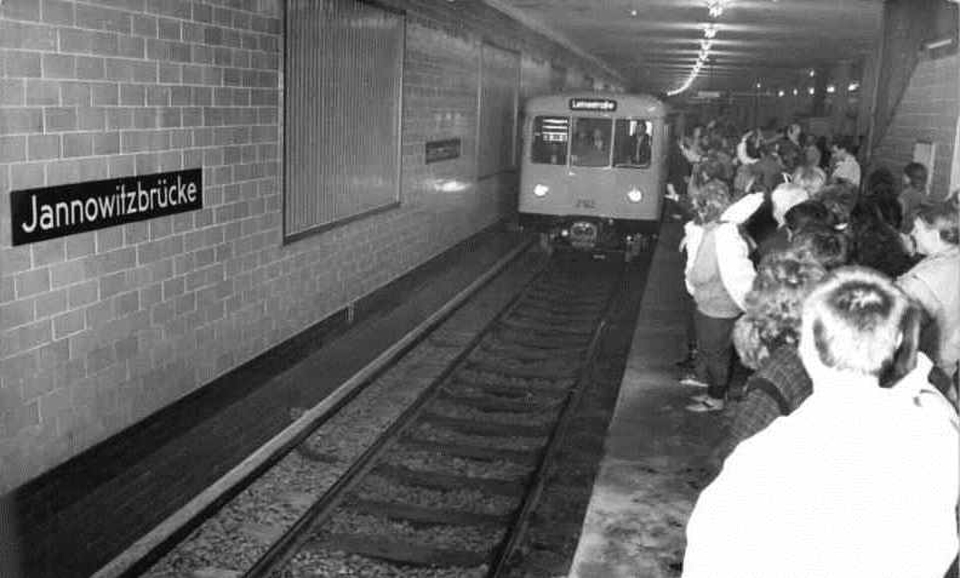
#> input picture germany_shorts/longform/episodes/01_ghost_stations/assets/c01.jpg, 1920 x 1156 px, given in place of big_escape_rare_0.3.png, which was not available (shown at 1/2 size)
$ python thumbs_ghost_v3.py
#> lines starting #> are read from the running program, lines starting #| are printed output that depends on the picture; after the words box and inside, x2 and y2 are one past the last pixel; in counts of white or black regions, pixels touching at a corner belong together; pictures that were not available may be replaced by others from this repository, and a replacement may not be noted
# A/B thumbnail variants (b: provocative red markup on a 3D frame, c: edited archive photo).
# usage: python3 thumbs_ab.py <scratch dir with bg1b.png bg2b.png> <out dir>
import sys, math
from PIL import Image, ImageDraw, ImageFont, ImageFilter, ImageOps, ImageEnhance

EP = "/home/user/YTP1/germany_shorts/longform/episodes"
FONT = "/home/user/YTP1/germany_shorts/fonts/YouTubeSans-Black.otf"
W, H = 1280, 720
CREAM, AMBER, RED = (245, 240, 230), (255, 166, 77), (235, 30, 35)
F = lambda s: ImageFont.truetype(FONT, s)

def fit(im):
    im = ImageOps.fit(im.convert("RGB"), (W, H), Image.LANCZOS, centering=(0.5, 0.5)); return im

def shade(im, box, alpha, horizontal=None):
    """dark gradient over part of the frame; horizontal='l'|'r'|'t'|'b' fades toward the inside"""
    m = Image.new("L", (W, H), 0); d = ImageDraw.Draw(m)
    x0, y0, x1, y1 = box
    for i in range(256):
        t = i / 255
        if horizontal == "l": d.line([(x0 + (x1 - x0) * t, y0), (x0 + (x1 - x0) * t, y1)], fill=int(alpha * (1 - t)), width=math.ceil((x1 - x0) / 255) + 1)
        if horizontal == "r": d.line([(x1 - (x1 - x0) * t, y0), (x1 - (x1 - x0) * t, y1)], fill=int(alpha * (1 - t)), width=math.ceil((x1 - x0) / 255) + 1)
        if horizontal == "t": d.line([(x0, y0 + (y1 - y0) * t), (x1, y0 + (y1 - y0) * t)], fill=int(alpha * (1 - t)), width=math.ceil((y1 - y0) / 255) + 1)
        if horizontal == "b": d.line([(x0, y1 - (y1 - y0) * t), (x1, y1 - (y1 - y0) * t)], fill=int(alpha * (1 - t)), width=math.ceil((y1 - y0) / 255) + 1)
    return Image.composite(Image.new("RGB", (W, H), (0, 0, 0)), im, m)

def text(d, xy, s, size, fill, anchor="la", stroke=0, sf=(0, 0, 0)):
    d.text(xy, s, font=F(size), fill=fill, anchor=anchor, stroke_width=stroke, stroke_fill=sf)

def glow_layer(im, draw_fn, blur=10, strength=0.9):
    """draw shapes, add a soft dark halo under them so red reads on any background"""
    halo = Image.new("L", (W, H), 0); draw_fn(ImageDraw.Draw(halo), 255, extra=8)
    halo = halo.filter(ImageFilter.GaussianBlur(blur)).point(lambda v: int(v * strength))
    im = Image.composite(Image.new("RGB", (W, H), (0, 0, 0)), im, halo)
    draw_fn(ImageDraw.Draw(im), RED, extra=0); return im

def ring(cx, cy, rx, ry, w=11):
    def fn(d, col, extra=0):
        d.ellipse([cx - rx, cy - ry, cx + rx, cy + ry], outline=col, width=w + extra)
    return fn

def arrow(x0, y0, x1, y1, w=16, head=46):
    def fn(d, col, extra=0):
        a = math.atan2(y1 - y0, x1 - x0)
        bx, by = x1 - head * 0.8 * math.cos(a), y1 - head * 0.8 * math.sin(a)
        # slight curve: quadratic through a lifted midpoint
        mx, my = (x0 + bx) / 2 - math.sin(a) * 40, (y0 + by) / 2 + math.cos(a) * -40
        pts = [((1 - t) ** 2 * x0 + 2 * (1 - t) * t * mx + t * t * bx, (1 - t) ** 2 * y0 + 2 * (1 - t) * t * my + t * t * by) for t in [i / 40 for i in range(41)]]
        d.line(pts, fill=col, width=w + extra, joint="curve")
        a2 = math.atan2(by - pts[-4][1], bx - pts[-4][0])
        p = [(x1 + extra * math.cos(a2), y1 + extra * math.sin(a2))]
        for s in (-1, 1): p.append((x1 - (head + extra) * math.cos(a2 + s * 0.5), y1 - (head + extra) * math.sin(a2 + s * 0.5)))
        d.polygon(p, fill=col)
    return fn

def label(im, xy, s, size=34, anchor="la"):
    d = ImageDraw.Draw(im); f = F(size)
    l, t, r, b = d.textbbox(xy, s, font=f, anchor=anchor)
    d.rectangle([l - 12, t - 8, r + 12, b + 8], fill=RED); d.text(xy, s, font=f, fill=(255, 255, 255), anchor=anchor)

# ---- 1b: ghost station, train passing an armed guard

from PIL import ImageEnhance
O="/tmp/claude-0/th/out/"
def boost(im,b=1.25,c=1.15): return ImageEnhance.Contrast(ImageEnhance.Brightness(im).enhance(b)).enhance(c)
# A: 3D ghost platform, text at the bottom
im=boost(fit(Image.open("/tmp/claude-0/th/big_escape_rare_0.3.png")),1.45,1.2)
im=shade(im,(0,H-320,W,H),235,"b")
#> in shade, `m = Image.new('L', (W, H), 0)`: m: PIL image 1280x720 L; every value is 0
d=ImageDraw.Draw(im)
text(d,(W//2,H-300),"SEALED",160,AMBER,"ma",10)
text(d,(W//2,H-120),"FOR 28 YEARS",64,CREAM,"ma",7)
im.save(O+"2a.jpg",quality=92)
# B: provocative, train blasting through
im=boost(fit(Image.open("/tmp/claude-0/th/big_intro_passby_0.3.png")),1.1,1.15)
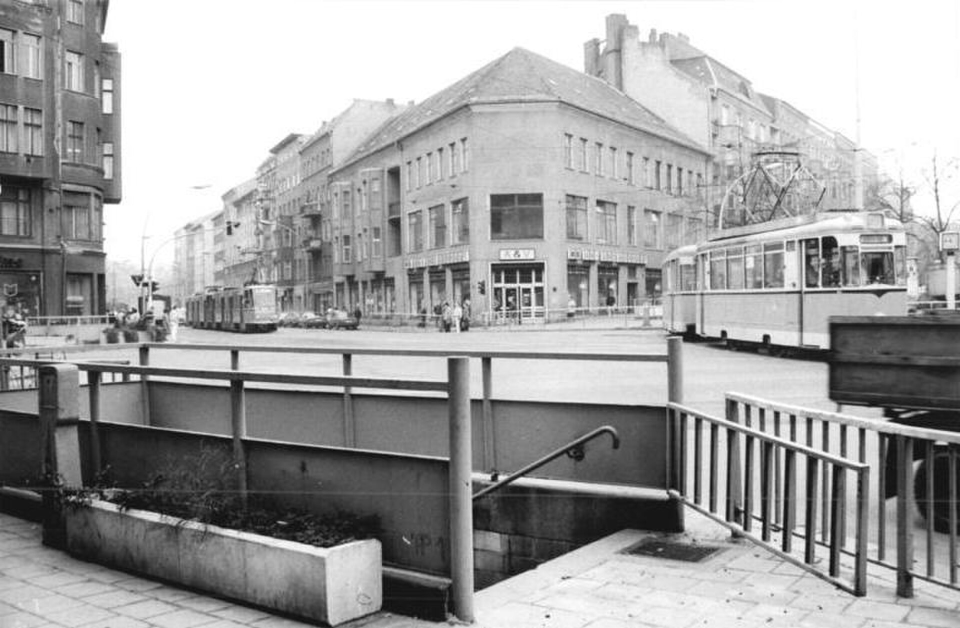
#> input picture germany_shorts/longform/episodes/01_ghost_stations/assets/c02.jpg, 1920 x 1256 px, given in place of big_intro_passby_0.3.png, which was not available (shown at 1/2 size)
im=shade(im,(0,0,W,260),210,"t")
d=ImageDraw.Draw(im)
text(d,(60,40),"IT NEVER",110,CREAM,"la",9)
text(d,(60,150),"STOPPED",110,AMBER,"la",9)
im=glow_layer(im,ring(800,410,95,70))
#> in glow_layer, `draw_fn(ImageDraw.Draw(halo), 255, extra=8)`: halo: PIL image 1280x720 L; 0.95% white; 1 white region, box (x1, y1, x2, y2) and area: (705, 340, 896, 481) 8728
#> in glow_layer, `im = Image.composite(Image.new("RGB", (W, H), (0, 0, 0)), im, halo)`:
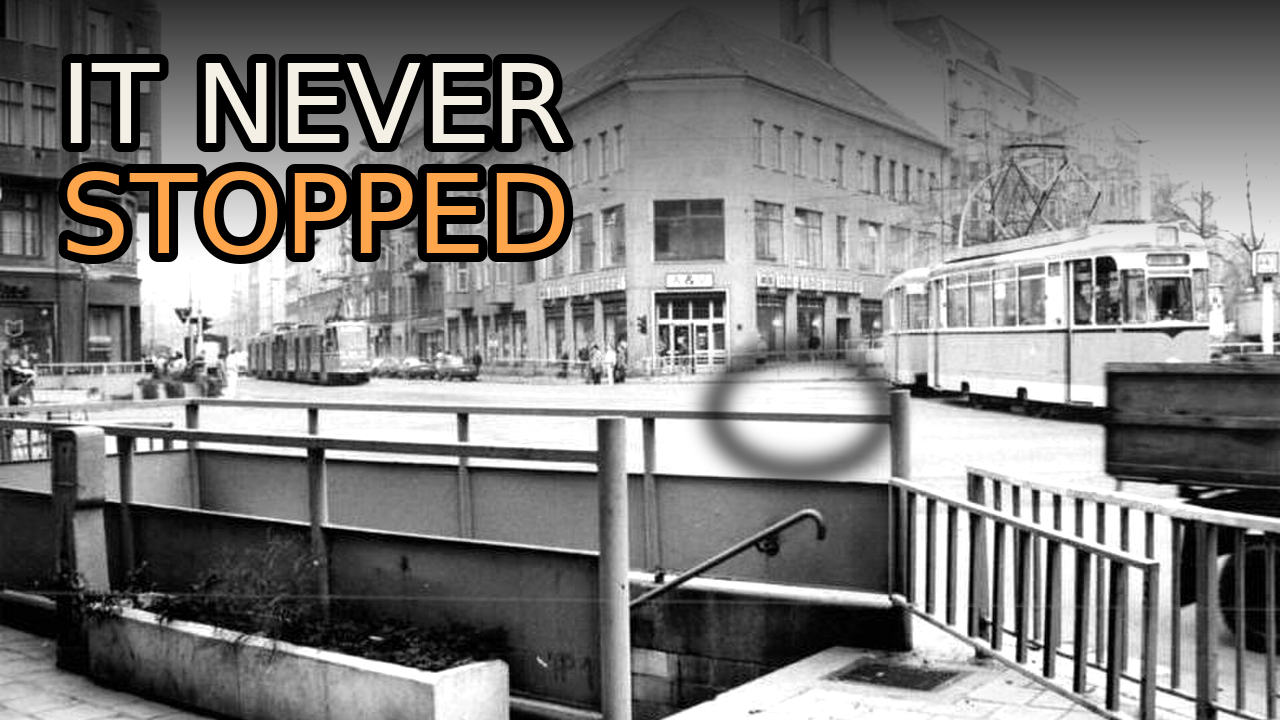
#> im: PIL image 1280x720 RGB; mean R, G, B 124.3, 123, 121.5
im=glow_layer(im,arrow(560,330,690,400))
#> call 2 of glow_layer, with blur = 10, strength = 0.9
#> in fn, `a = math.atan2(y1 - y0, x1 - x0)`: a = 0.494
#> in fn, `bx, by = x1 - head * 0.8 * math.cos(a), y1 - head * 0.8 * math.sin(a)`: bx = 657.6; by = 382.6
#> in fn, `mx, my = (x0 + bx) / 2 - math.sin(a) * 40, (y0 + by) / 2 + math.cos(a)..`: mx = 589.8; my = 321.1
#> in fn, `pts = [((1 - t) ** 2 * x0 + 2 * (1 - t) * t * mx + t * t * bx, (1 - t)..`: pts = 41 pairs, first value 560 to 657.6, second value 328.9 to 382.6
#> in fn, `a2 = math.atan2(by - pts[-4][1], bx - pts[-4][0])`: a2 = 0.726
#> in fn, `p = [(x1 + extra * math.cos(a2), y1 + extra * math.sin(a2))]`: p = [(696, 405.3)]
#> after the loop in fn, `for s in (-1, 1): p.append((x1 - (head + extra) * math.cos(a2 + s * 0...`: p = [(696, 405.3), (637.4, 387.9), (671.7, 349.2)]
#> in glow_layer (call 2), `draw_fn(ImageDraw.Draw(halo), 255, extra=8)`:
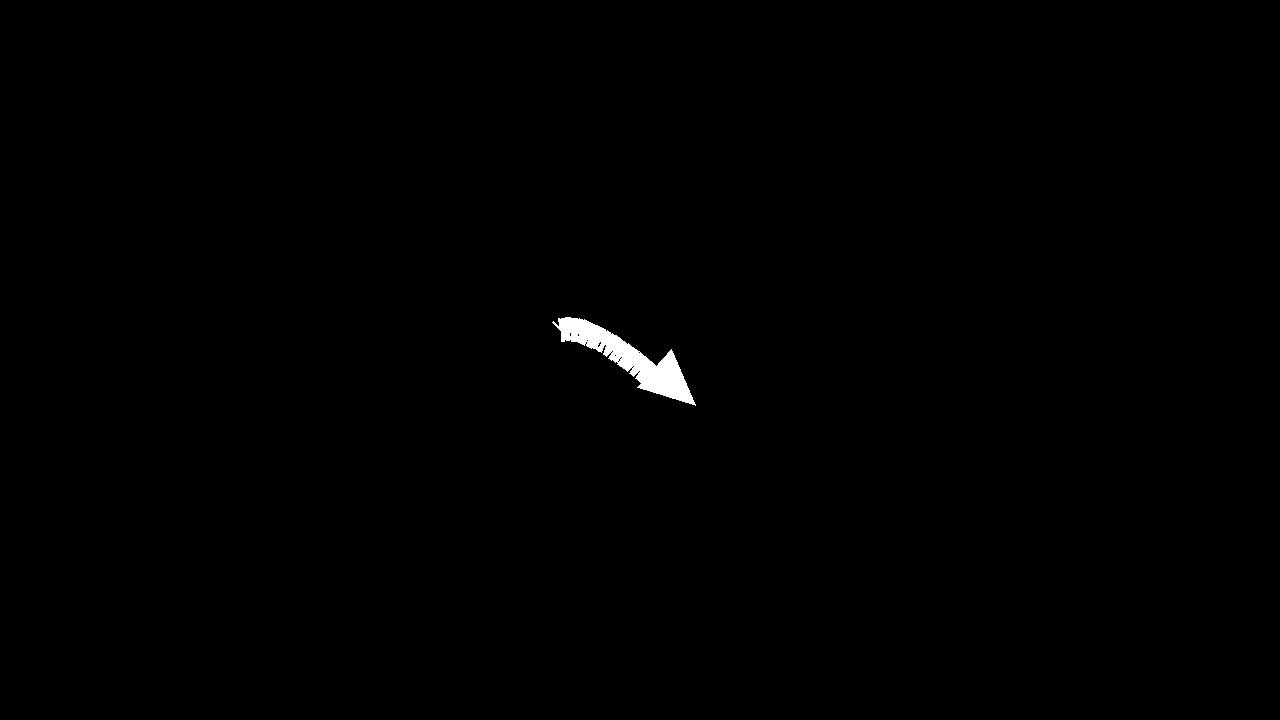
#> halo: PIL image 1280x720 L; 0.41% white; 1 white region, box (x1, y1, x2, y2) and area: (552, 317, 696, 406) 3799
label(im,(800,520),"EAST BERLIN · 1961-1989",34,"ma")
#> in label, `l, t, r, b = d.textbbox(xy, s, font=f, anchor=anchor)`: l = 581; t = 527; r = 1019; b = 552
im.save(O+"2b.jpg",quality=92)
# C: real photo, Rosenthaler Platz ghost station as found in Dec 1989; provocative stamp
src=Image.open("/home/user/YTP1/germany_shorts/longform/episodes/01_ghost_stations/assets/c03.jpg").convert("L")
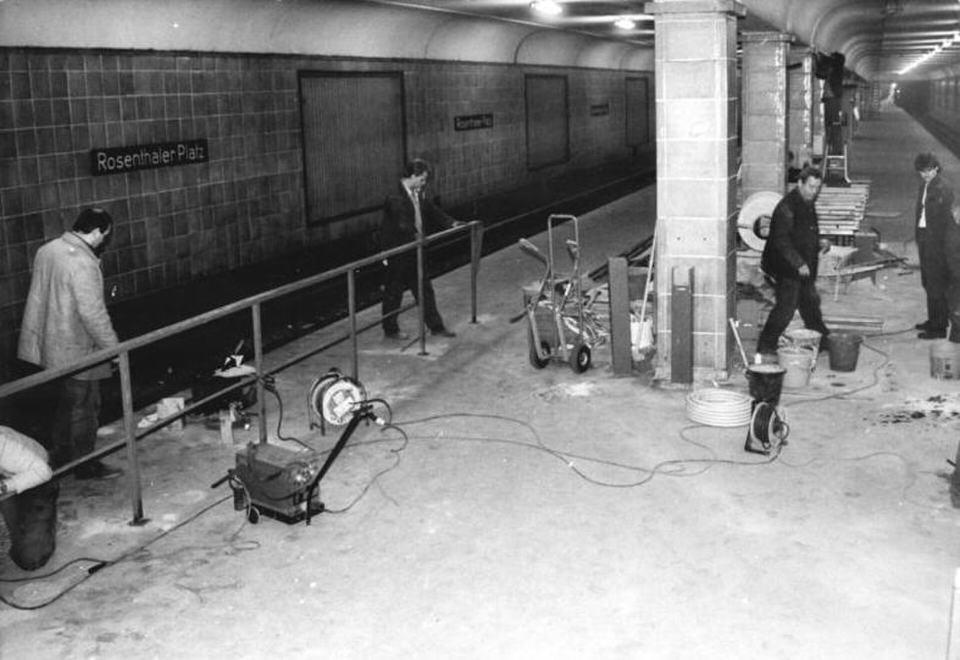
#> input picture germany_shorts/longform/episodes/01_ghost_stations/assets/c03.jpg, 1920 x 1320 px, found by its file name (shown at 1/2 size)
#> src is the input picture: PIL image 1920x1320 L; min 0, max 255, mean 132.8
src=ImageOps.autocontrast(src,cutoff=1)
im=ImageOps.colorize(src,(6,8,10),(255,214,160),mid=(110,92,70)).convert("RGB")
#> im: PIL image 1920x1320 RGB
im=boost(fit(im),1.15,1.3)
im=shade(im,(0,H-330,W,H),240,"b")
im=shade(im,(0,0,W,180),160,"t")
d=ImageDraw.Draw(im)
text(d,(56,H-310),"FROZEN",150,AMBER,"la",11)
text(d,(60,H-150),"SINCE 1961",86,CREAM,"la",9)
# red rubber stamp, rotated
st=Image.new("RGBA",(560,170),(0,0,0,0)); sd=ImageDraw.Draw(st)
#> after `st = Image.new('RGBA', (560, 170), (0, 0, 0, 0))`: st: PIL image 560x170 RGBA; every value is 0
sd.rounded_rectangle([6,6,554,164],radius=14,outline=RED+(255,),width=12)
sd.text((280,88),"VERBOTEN",font=F(108),fill=RED+(255,),anchor="mm")
st=st.rotate(-12,expand=True,resample=Image.BICUBIC)
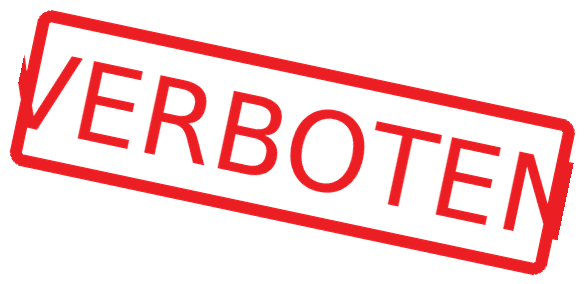
#> st: PIL image 584x284 RGBA; mean R, G, B, A 49.4, 6.2, 7.2, 47.6; transparent parts drawn white
sh=Image.new("RGBA",st.size,(0,0,0,0)); sh.paste((0,0,0,200),mask=st.split()[3].filter(ImageFilter.GaussianBlur(8)))
#> after `sh = Image.new('RGBA', st.size, (0, 0, 0, 0))`: sh: PIL image 584x284 RGBA; every value is 0
#> after `sh.paste((0, 0, 0, 200), mask=st.split()[3].filter(ImageFilter.Gaussia`:
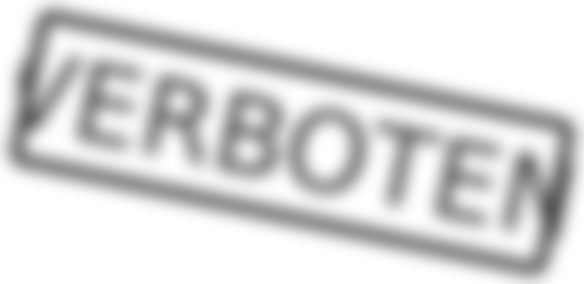
#> sh: PIL image 584x284 RGBA; mean R, G, B, A 0, 0, 0, 37.3; transparent parts drawn white
im=im.convert("RGBA"); im.alpha_composite(sh,(W-st.width-30,40)); im.alpha_composite(st,(W-st.width-40,30)); im=im.convert("RGB")
#> after `im.alpha_composite(st, (W - st.width - 40, 30))`:
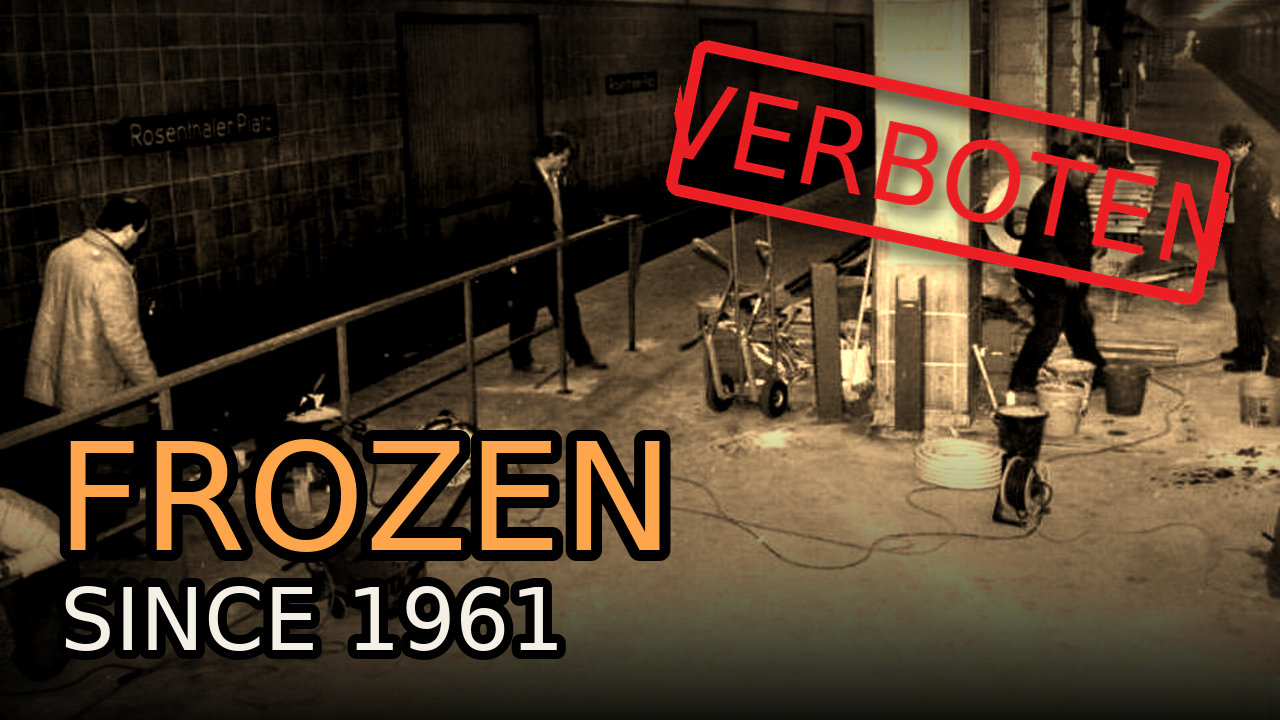
#> im: PIL image 1280x720 RGBA; mean R, G, B, A 75, 56.1, 39.1, 255
im.save(O+"2c.jpg",quality=92)
